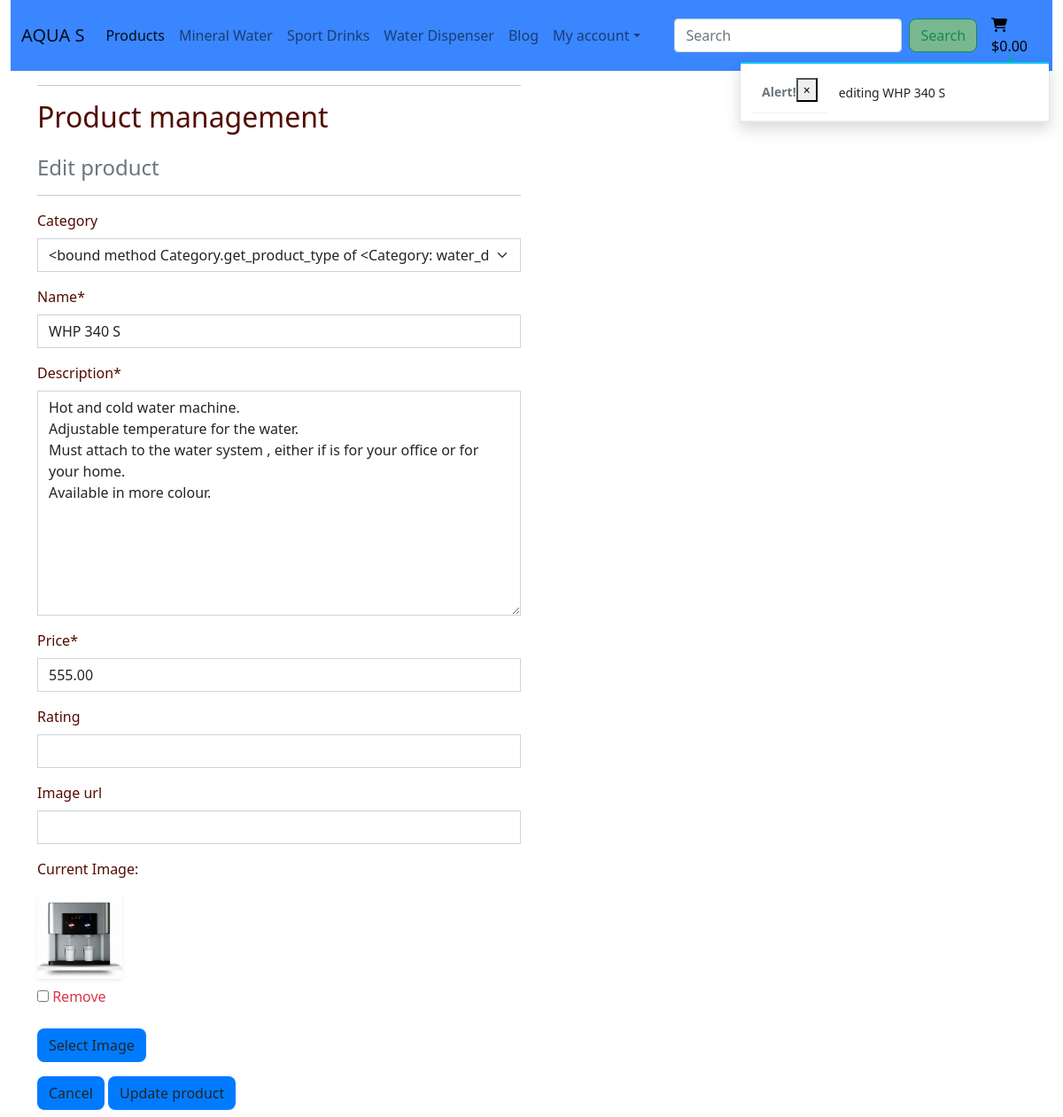
Screenshot of /products/edit/18/ (signed in) with the database file from the repository.
### products/models.py (models this page shows, shortened)
class Product(models.Model):
    category = models.ForeignKey('Category', null=True, blank=True, on_delete=models.SET_NULL)
    name = models.CharField(max_length=254)
    description = models.TextField()
    price = models.DecimalField(max_digits=6, decimal_places=2)
    rating = models.DecimalField(max_digits=6, decimal_places=2, null=True, blank=True)
    image_url = models.URLField(max_length=1024, null=True, blank=True)
    image = models.ImageField(null=True, blank=True)
    objects = models.Manager()

### products/views.py (the view)
# urls.py: path('edit/<int:product_id>/', views.edit_product, name='edit_product'),
@login_required
def edit_product(request, product_id):
    if not request.user.is_superuser:
        messages.error(request, 'Sorry, only store owner can add product.')
        return redirect(reverse('home'))
    product = get_object_or_404(Product, pk=product_id)
    if request.method == 'POST':
        form = ProductForm(request.POST, request.FILES, instance=product)
        if form.is_valid():
            form.save()
            messages.success(request, 'Successfully updated product.')
            return redirect(reverse('product_detail', args=[product.id]))
        else:
            messages.error(request, 'Failed to edit product. Please ensure the form is valid.')
    else:
        form = ProductForm(instance=product)
        messages.info(request, f'editing {product.name}')
    template = 'products/edit_product.html'
    context = {
        'form': form,
        'product': product,
    }
    return render(request, template, context)

### products/forms.py
class ProductForm(forms.ModelForm):
    class Meta:
        model = Product
        fields = '__all__'
    image = forms.ImageField(label='Image', required=False, widget=CustomClearableFileInput)
    def __init__(self, *args, **kwargs):
        super().__init__(*args, **kwargs)
        categories = Category.objects.all()
        product_types = [(c.id, c.get_product_type()) for c in categories]
        self.fields['category'].choices = product_types
        for field_name, field in self.fields.items():
            field.widget.attrs['class'] = 'border-black rounded-0'

### bag/contexts.py (called while the page is built, shortened)
def bag_contents(request):
    bag_items = []
    total = 0
    product_quantity = 0
    delivery = 0
    bag = request.session.get('bag', {})
    grand_total = delivery + total
    context = {
        'bag_items': bag_items,
        'total': total,
        'product_quantity': product_quantity,
        'delivery': delivery,
        'grand_total': grand_total,
    }
    return context

### products/models.py (called while the page is built)
    def __str__(self):
        return self.name

    def get_product_type(self):
        return self.get_product_type

### products/templates/products/edit_product.html (shortened to what this page needs)
{% extends "base.html" %}
{% load static %}
{% block content %}
    <div class="overlay"></div>
    <div class="container">
        <div class="row">
            <div class="col-12 col-md-6">
                <hr>
                <h2 class="logo-font mb-4">Product management</h2>
                <h4 class="text-muted">Edit product</h4>
                <hr>
            </div>
        </div>
        <div class="row">
            <div class="col-12 col-md-6">
                <form method="POST" action="{% url 'edit_product' product.id %}" class="form mb-2" enctype="multipart/form-data">
                    {% for field in form %}
                        {% if field.name != 'image' %}
                            {{ field | as_crispy_field }}
                        {% else %}
                            {{ field }}
                        {% endif %}
                    {% endfor %}
                    <div class="text-right">
                        <a class="btn btn-outline-black" href="{% url 'products' %}">Cancel</a>
                        <button class="btn btn-black" type="submit">Update product</button>
                    </div>
                </form>
            </div>
        </div>
    </div>
{% endblock %}

### static/css/base.css (style rules this page uses)
html { height: 100%; }
body { background: url('/media/sunset.png') no-repeat center center fixed; background-size: cover; height: calc(100vh - 164px); color: #520c00; }
.overlay { height: 100%; width: 100%; top: 0; left: 0; position: fixed; background: #fff; z-index: -1; }
.btn { background: #007bff; border-radius: 0.5rem; }

### rows the page displays
Product: category "<bound method Category.get_product_type of <Category: water_dispenser>>" "WHP 340 S" "Hot and cold water machine. Adjustable temperature for the water. Must attach to the water system , either if is for your office or for your home. Available in more colour." "555.00"

### other values shown
{{ message }} "editing WHP 340 S"
{{ widget.initial_text }} "Current Image"
{{ widget.clear_checkbox_label }} "Remove"
